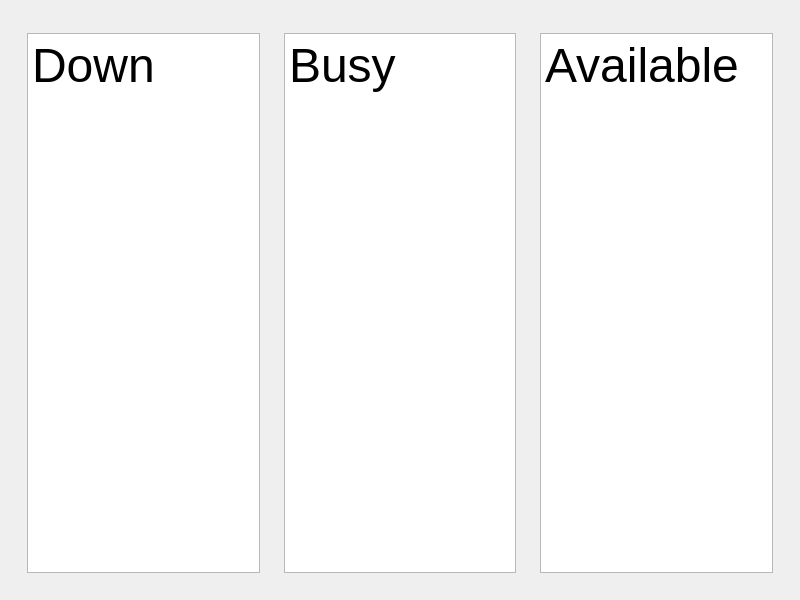
<?xml version="1.0" encoding="UTF-8"?>
<ui version="4.0">
 <class>MainWindow</class>
 <widget class="QMainWindow" name="MainWindow">
  <property name="geometry">
   <rect>
    <x>0</x>
    <y>0</y>
    <width>800</width>
    <height>600</height>
   </rect>
  </property>
  <property name="windowTitle">
   <string>MainWindow</string>
  </property>
  <widget class="QWidget" name="mainWidget">
   <property name="layoutDirection">
    <enum>Qt::LayoutDirection::LeftToRight</enum>
   </property>
   <layout class="QVBoxLayout" name="verticalLayout_2">
    <item>
     <widget class="QWidget" name="Client" native="true"/>
    </item>
    <item>
     <widget class="QWidget" name="Server" native="true">
      <layout class="QHBoxLayout" name="horizontalLayout">
       <item>
        <widget class="QWidget" name="DownWidget" native="true">
         <layout class="QHBoxLayout" name="horizontalLayout_4">
          <item>
           <widget class="QTextEdit" name="DownText">
            <property name="html">
             <string>&lt;!DOCTYPE HTML PUBLIC &quot;-//W3C//DTD HTML 4.0//EN&quot; &quot;http://www.w3.org/TR/REC-html40/strict.dtd&quot;&gt;
&lt;html&gt;&lt;head&gt;&lt;meta name=&quot;qrichtext&quot; content=&quot;1&quot; /&gt;&lt;meta charset=&quot;utf-8&quot; /&gt;&lt;style type=&quot;text/css&quot;&gt;
p, li { white-space: pre-wrap; }
hr { height: 1px; border-width: 0; }
li.unchecked::marker { content: &quot;\2610&quot;; }
li.checked::marker { content: &quot;\2612&quot;; }
&lt;/style&gt;&lt;/head&gt;&lt;body style=&quot; font-family:'Sans Serif'; font-size:9pt; font-weight:400; font-style:normal;&quot;&gt;
&lt;p style=&quot; margin-top:0px; margin-bottom:0px; margin-left:0px; margin-right:0px; -qt-block-indent:0; text-indent:0px;&quot;&gt;&lt;span style=&quot; font-size:36pt;&quot;&gt;Down&lt;/span&gt;&lt;/p&gt;&lt;/body&gt;&lt;/html&gt;</string>
            </property>
           </widget>
          </item>
         </layout>
        </widget>
       </item>
       <item>
        <widget class="QWidget" name="BusyWidget" native="true">
         <layout class="QHBoxLayout" name="horizontalLayout_3">
          <item>
           <widget class="QTextEdit" name="BusyText">
            <property name="html">
             <string>&lt;!DOCTYPE HTML PUBLIC &quot;-//W3C//DTD HTML 4.0//EN&quot; &quot;http://www.w3.org/TR/REC-html40/strict.dtd&quot;&gt;
&lt;html&gt;&lt;head&gt;&lt;meta name=&quot;qrichtext&quot; content=&quot;1&quot; /&gt;&lt;meta charset=&quot;utf-8&quot; /&gt;&lt;style type=&quot;text/css&quot;&gt;
p, li { white-space: pre-wrap; }
hr { height: 1px; border-width: 0; }
li.unchecked::marker { content: &quot;\2610&quot;; }
li.checked::marker { content: &quot;\2612&quot;; }
&lt;/style&gt;&lt;/head&gt;&lt;body style=&quot; font-family:'Sans Serif'; font-size:9pt; font-weight:400; font-style:normal;&quot;&gt;
&lt;p style=&quot; margin-top:0px; margin-bottom:0px; margin-left:0px; margin-right:0px; -qt-block-indent:0; text-indent:0px;&quot;&gt;&lt;span style=&quot; font-size:36pt;&quot;&gt;Busy&lt;/span&gt;&lt;/p&gt;&lt;/body&gt;&lt;/html&gt;</string>
            </property>
           </widget>
          </item>
         </layout>
        </widget>
       </item>
       <item>
        <widget class="QWidget" name="AvailableWidget" native="true">
         <layout class="QHBoxLayout" name="horizontalLayout_2">
          <item>
           <widget class="QTextEdit" name="AvailableText">
            <property name="html">
             <string>&lt;!DOCTYPE HTML PUBLIC &quot;-//W3C//DTD HTML 4.0//EN&quot; &quot;http://www.w3.org/TR/REC-html40/strict.dtd&quot;&gt;
&lt;html&gt;&lt;head&gt;&lt;meta name=&quot;qrichtext&quot; content=&quot;1&quot; /&gt;&lt;meta charset=&quot;utf-8&quot; /&gt;&lt;style type=&quot;text/css&quot;&gt;
p, li { white-space: pre-wrap; }
hr { height: 1px; border-width: 0; }
li.unchecked::marker { content: &quot;\2610&quot;; }
li.checked::marker { content: &quot;\2612&quot;; }
&lt;/style&gt;&lt;/head&gt;&lt;body style=&quot; font-family:'Sans Serif'; font-size:9pt; font-weight:400; font-style:normal;&quot;&gt;
&lt;p style=&quot; margin-top:0px; margin-bottom:0px; margin-left:0px; margin-right:0px; -qt-block-indent:0; text-indent:0px;&quot;&gt;&lt;span style=&quot; font-size:36pt;&quot;&gt;Available&lt;/span&gt;&lt;/p&gt;&lt;/body&gt;&lt;/html&gt;</string>
            </property>
           </widget>
          </item>
         </layout>
        </widget>
       </item>
      </layout>
     </widget>
    </item>
   </layout>
  </widget>
 </widget>
 <resources/>
 <connections/>
</ui>
